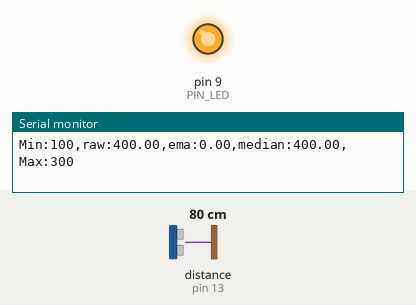
Bench run of a sketch on a simulated Arduino Uno, built with avr-gcc and run on an emulated ATmega328P. On the bench: output pins drawn as LEDs (lit = HIGH), the last lines printed to the serial monitor. Wiring (inferred from the names in the program): ultrasonic range finder: trigger pin 12; echo pin 13. The inputs (shaded band) are chosen by the test bench; at power-on: distance to the obstacle (sensor on pin 13) 80 cm. The echo pulse lasts 58.3 µs per cm; pins used as bus, display or sensor lines are not drawn.

Above: at 1.2 s.
1.3 s: distance to the obstacle (sensor on pin 13) set to 34 cm
2.8 s: distance to the obstacle (sensor on pin 13) set to 27 cm
At 3.5 s:
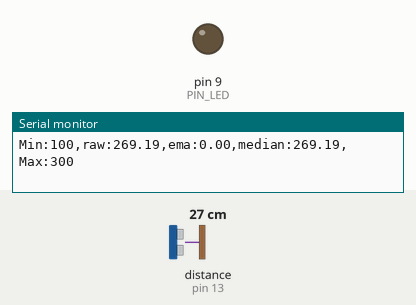
4.3 s: distance to the obstacle (sensor on pin 13) set to 2 cm
At 5.5 s:
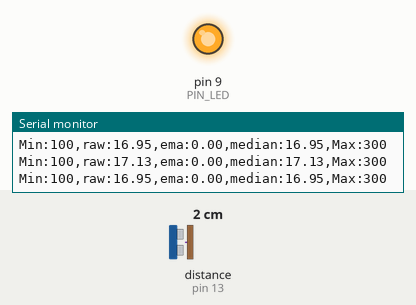
5.8 s: distance to the obstacle (sensor on pin 13) set to 18 cm
At 6.9 s:
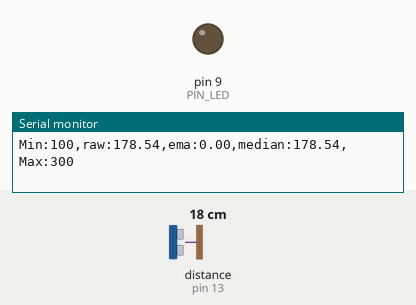
Timing chart, 0 to 8.3 s (numbered marks = the images above; inputs shaded):
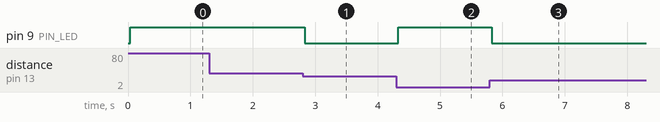

Measured:
- the behaviour switches between 31 and 30 cm on distance to the obstacle (sensor on pin 13) (found by bisection; images 0 and 1)
- after the input at 2.8 s, pin 9 (PIN_LED): HIGH → LOW at once
- after the input at 4.3 s, pin 9 (PIN_LED): LOW → HIGH at once
- after the input at 5.8 s, pin 9 (PIN_LED): HIGH → LOW at once

The sketch:

09_example_1.ino
```cpp
// Arduino pin assignment
#define PIN_LED  9
#define PIN_TRIG 12
#define PIN_ECHO 13

// configurable parameters
#define SND_VEL 346.0     // sound velocity at 24 celsius degree (unit: m/sec)
#define INTERVAL 25       // sampling interval (unit: msec)
#define PULSE_DURATION 10 // ultra-sound Pulse Duration (unit: usec)
#define _DIST_MIN 100     // minimum distance to be measured (unit: mm)
#define _DIST_MAX 300     // maximum distance to be measured (unit: mm)

#define TIMEOUT ((INTERVAL / 2) * 1000.0) // maximum echo waiting time (unit: usec)
#define SCALE (0.001 * 0.5 * SND_VEL)     // coefficent to convert duration to distance

#define N_MEDIAN 3      // Median filter window size (change to 3, 10, 30 for experiments)

// global variables
unsigned long last_sampling_time;   // unit: msec
float dist_median = 0.0;            // Median filter result
float dist_ema = 0.0;               // For format only, not calculated

// Median filter buffer
float samples[N_MEDIAN];
int sample_index = 0;
bool samples_filled = false;

// --- Median filter function ---
float getMedian(float arr[], int size) {
  float sorted[size];
  memcpy(sorted, arr, sizeof(float) * size);

  for (int i = 0; i < size - 1; i++) {
    for (int j = i + 1; j < size; j++) {
      if (sorted[i] > sorted[j]) {
        float temp = sorted[i];
        sorted[i] = sorted[j];
        sorted[j] = temp;
      }
    }
  }

  return sorted[size / 2];
}

void setup() {
  // initialize GPIO pins
  pinMode(PIN_LED, OUTPUT);
  pinMode(PIN_TRIG, OUTPUT);
  pinMode(PIN_ECHO, INPUT);
  digitalWrite(PIN_TRIG, LOW);

  // initialize serial port
  Serial.begin(57600);
}

void loop() {
  float dist_raw;

  // wait until next sampling time
  if (millis() < last_sampling_time + INTERVAL)
    return;

  // get raw distance
  dist_raw = USS_measure(PIN_TRIG, PIN_ECHO);

  // --- 중위수 필터 샘플 저장 ---
  samples[sample_index] = dist_raw;
  sample_index++;

  if (sample_index >= N_MEDIAN) {
    sample_index = 0;
    samples_filled = true;
  }

  // --- 중위수 계산 ---
  if (samples_filled) {
    dist_median = getMedian(samples, N_MEDIAN);
  } else {
    dist_median = dist_raw;
  }

  // --- 시리얼 플로터 출력 ---
  Serial.print("Min:");     Serial.print(_DIST_MIN);
  Serial.print(",raw:");    Serial.print(min(dist_raw, _DIST_MAX + 100));
  Serial.print(",ema:");    Serial.print(dist_ema);  // 값은 0.0 (슬라이드 20번째의 출력 형식 맞춤용으로 추가하였습니다.)
  Serial.print(",median:"); Serial.print(min(dist_median, _DIST_MAX + 100));
  Serial.print(",Max:");    Serial.print(_DIST_MAX);
  Serial.println("");

  // --- LED 제어: 중위수 기준 ---
  if ((dist_median < _DIST_MIN) || (dist_median > _DIST_MAX))
    digitalWrite(PIN_LED, 1);  // OFF
  else
    digitalWrite(PIN_LED, 0);  // ON

  last_sampling_time += INTERVAL;
}

// get a distance reading from USS. return value is in millimeter.
float USS_measure(int TRIG, int ECHO)
{
  digitalWrite(TRIG, HIGH);
  delayMicroseconds(PULSE_DURATION);
  digitalWrite(TRIG, LOW);

  return pulseIn(ECHO, HIGH, TIMEOUT) * SCALE;
}


  // Pulse duration to distance conversion example (target distance = 17.3m)
  // - pulseIn(ECHO, HIGH, timeout) returns microseconds (음파의 왕복 시간)
  // - 편도 거리 = (pulseIn() / 1,000,000) * SND_VEL / 2 (미터 단위)
  //   mm 단위로 하려면 * 1,000이 필요 ==>  SCALE = 0.001 * 0.5 * SND_VEL
  //
  // - 예, pusseIn()이 100,000 이면 (= 0.1초, 왕복 거리 34.6m)
  //        = 100,000 micro*sec * 0.001 milli/micro * 0.5 * 346 meter/sec
  //        = 100,000 * 0.001 * 0.5 * 346
  //        = 17,300 mm  ==> 17.3m
```
